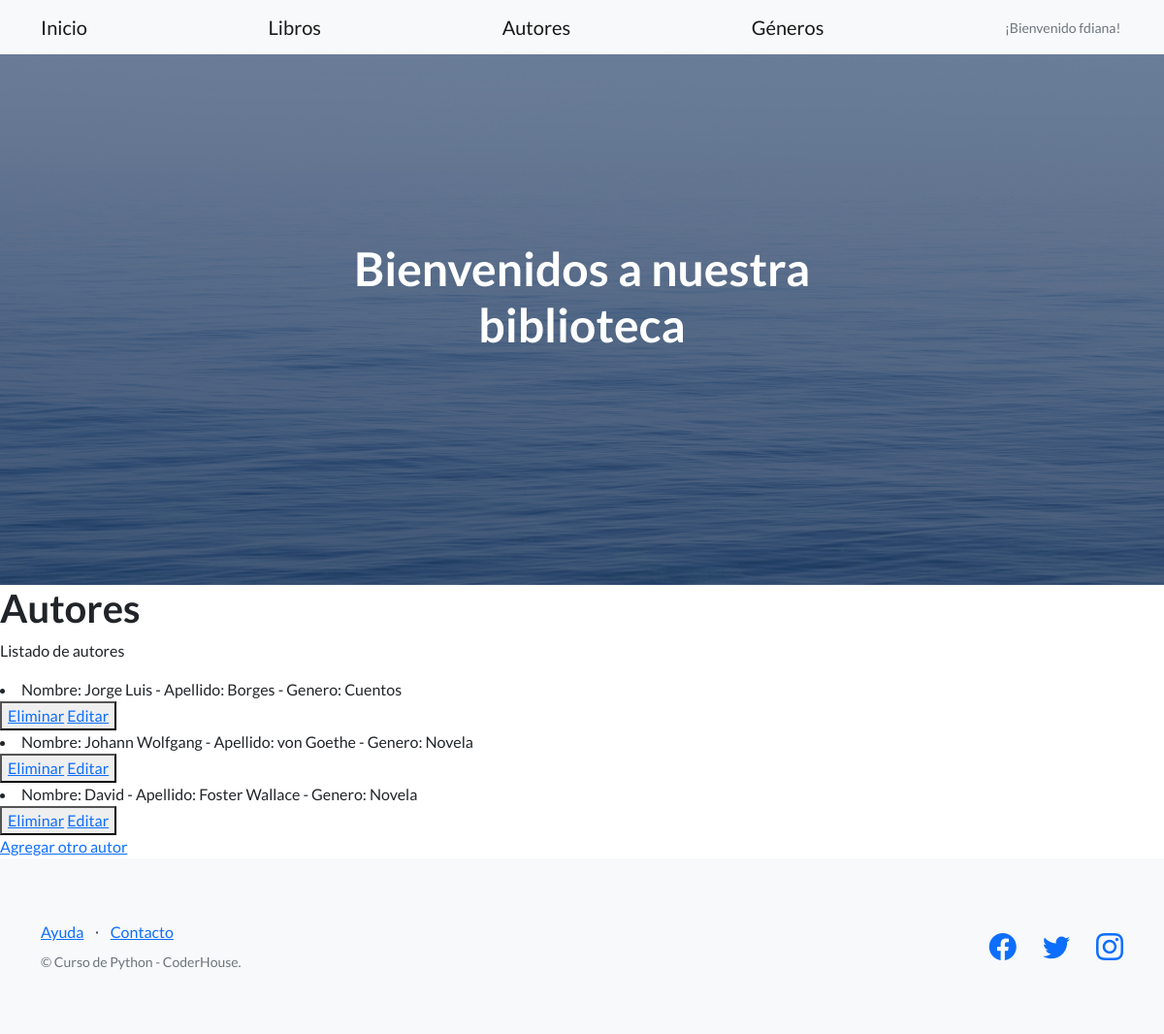
Page /autores (signed in) on the committed database.
### AppCoder/models.py (models this page shows)
class Autor(models.Model):
    nombre= models.CharField(max_length=30)
    apellido= models.CharField(max_length=30)
    genero= models.CharField(max_length=40)
    def __str__(self):
        return f"Nombre: {self.nombre} - Apellido: {self.apellido} - Genero: {self.genero}"

### AppCoder/views.py (the view)
# urls.py: path('autores', views.autores, name='Autores'),
def autores(request):
    autores = Autor.objects.all()
    contexto= {"autores":autores}
    return render(request, "AppCoder/autores.html",contexto)

### AppCoder/templates/AppCoder/autores.html (shortened to what this page needs)
{% extends "AppCoder/padre.html" %}
{% load static %}
{% block contenidoQueCambia %}
<h1>Autores</h1>
<p>Listado de autores</p>
<!DOCTYPE html>
<html lang="en">
    <head>
    </head>
    <body>
        <body>
            {% for a in autores %}
            <li>{{a}}</li>
            <button>
                <a href="{% url 'EliminarAutor' a.nombre %}"> Eliminar</a>
                <a href="{% url 'EditarAutor' a.nombre %}"> Editar</a>
            </button>
            {% endfor %}
            <br><a href="{% url 'AutorFormulario'%}">Agregar otro autor
        </body>
    </body>
    </html>
{% endblock %}

### AppCoder/templates/AppCoder/padre.html (shortened to what this page needs)
<!DOCTYPE html>
<html lang="en">
    <head>
        {% load static %}
        <link href="https://cdn.jsdelivr.net/npm/bootstrap-icons@1.5.0/font/bootstrap-icons.css" rel="stylesheet" type="text/css" />
        <link href="{%static 'AppCoder/css/styles.css' %}" rel="stylesheet" />
    </head>
    <body>
        <nav class="navbar navbar-light bg-light static-top">
            <div class="container">
                <a class="navbar-brand" href="{% url 'Inicio' %}">Inicio</a>
                <a class="navbar-brand" href="{% url 'Libros' %}">Libros</a>
                <a class="navbar-brand" href="{% url 'Autores' %}">Autores</a>
                <a class="navbar-brand" href="{% url 'Géneros' %}">Géneros</a>
                {% if request.user.is_authenticated %}
                <p class="text-muted small mb-4 mb-lg-0"> ¡Bienvenido {{user.username}}! <img height="25px" src="{{url}}"></p>
                {% endif %}</a>
            </div>
        </nav>
        <header class="masthead">
            <div class="container position-relative">
                <div class="row justify-content-center">
                    <div class="col-xl-6">
                        <div class="text-center text-white">
                            <h1 class="mb-5">Bienvenidos a nuestra biblioteca</h1>
                        </div>
                    </div>
                </div>
            </div>
        </header>
        {% block contenidoQueCambia %}
        {% endblock %}
        <footer class="footer bg-light">
            <div class="container">
                <div class="row">
                    <div class="col-lg-6 h-100 text-center text-lg-start my-auto">
                        <ul class="list-inline mb-2">
                            <li class="list-inline-item"><a href="#!">Ayuda</a></li>
                            <li class="list-inline-item">⋅</li>
                            <li class="list-inline-item"><a href="#!">Contacto</a></li>
                        </ul>
                        <p class="text-muted small mb-4 mb-lg-0">&copy; Curso de Python - CoderHouse.</p>
                    </div>
                    <div class="col-lg-6 h-100 text-center text-lg-end my-auto">
                        <ul class="list-inline mb-0">
                            <li class="list-inline-item me-4">
                                <a href="#!"><i class="bi-facebook fs-3"></i></a>
                            </li>
                            <li class="list-inline-item me-4">
                                <a href="#!"><i class="bi-twitter fs-3"></i></a>
                            </li>
                            <li class="list-inline-item">
                                <a href="#!"><i class="bi-instagram fs-3"></i></a>
                            </li>
                        </ul>
                    </div>
                </div>
            </div>
        </footer>
    </body>
</html>

### rows in the picture
Autor: nombre+apellido+genero "Nombre: Jorge Luis - Apellido: Borges - Genero: Cuentos"
Autor: nombre+apellido+genero "Nombre: Johann Wolfgang - Apellido: von Goethe - Genero: Novela"
Autor: nombre+apellido+genero "Nombre: David - Apellido: Foster Wallace - Genero: Novela"

### other values in the picture
{{ user.username }} "fdiana"
